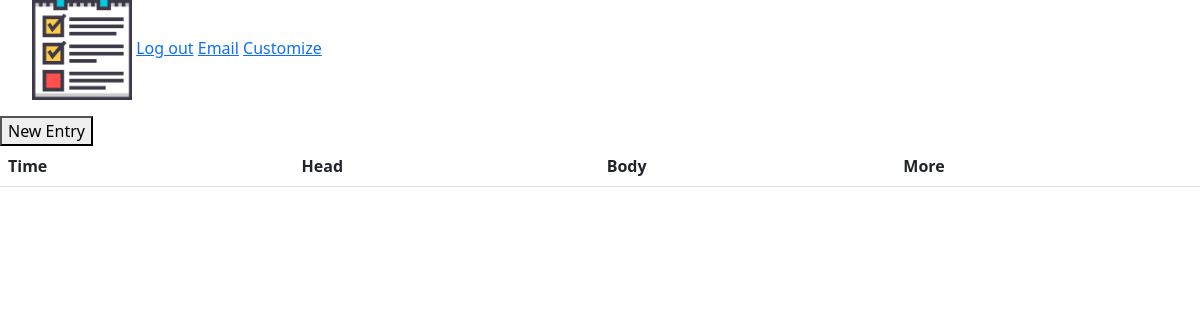
Before: / (signed in) with the older database file.
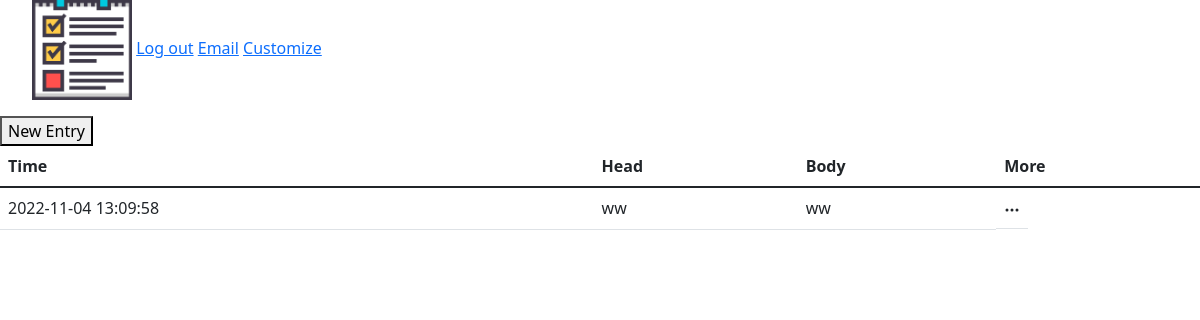
After: the same page with the newer database file.
### tables this page shows
CREATE TABLE notes(id INTEGER PRIMARY KEY AUTOINCREMENT,user_id INTEGER NOT NULL,head TEXT NOT NULL,body TEXT NOT NULL, tag TEXT NOT NULL, time TIMESTAMP DEFAULT CURRENT_TIMESTAMP, FOREIGN KEY (user_id) REFERENCES users(id));

### app.py (the view)
@app.route("/")
@login_required
def index():
    list = db.execute('SELECT * FROM notes WHERE user_id = ? ORDER BY time DESC', session['user_id'])
    urgents = []
    entries = []
    used = []
    lists = []
    for dict in list:
        if dict['tag'] == 'urgent':
            urgents.append(dict)
        if dict['tag'] == 'entry':
            entries.append(dict)
        if dict['tag'] == 'done':
            used.append(dict)
    lists[len(lists):] = urgents
    lists[len(lists):] = entries
    lists[len(lists):] = used
    return render_template('index.html', list=lists)

### app.py (called while the page is built)
def login_required(f):
   @wraps(f)
   def decorated_function(*args, **kwargs):
       if session.get("user_id") is None:
           return redirect("/login")
       return f(*args, **kwargs)
   return decorated_function

### templates/index.html (shortened to what this page needs)
{% extends 'layout.html' %}
{% block main %}
<form action="/entry" method="get">
    <button type="submit">New Entry</button>
</form>
<table class="table">
    <thead>
        <tr>
            <th>Time</th>
            <th>Head</th>
            <th>Body</th>
            <th>More</th>
        </tr>
    </thead>
    <tbody>
        {% for dict in list%}
            <tr class="rows" class="{{dict['tag']}}">
                <td class="timebox"><div>{{dict['time']}}</div></td>
                <td class="headbox"><div>{{dict['head']}}</div></td>
                <td class="bodybox"><div>{{dict['body']}}</div></td>
                <td class="dropdown" class="menu"><svg  xmlns="http://www.w3.org/2000/svg" width="16" height="16" fill="currentColor" class="bi bi-three-dots" viewBox="0 0 16 16">
                    <path d="M3 9.5a1.5 1.5 0 1 1 0-3 1.5 1.5 0 0 1 0 3zm5 0a1.5 1.5 0 1 1 0-3 1.5 1.5 0 0 1 0 3zm5 0a1.5 1.5 0 1 1 0-3 1.5 1.5 0 0 1 0 3z"/>
                  </svg> </td>
            </tr>
        {% endfor %}
    </tbody>
</table>
{% endblock %}

### templates/layout.html (shortened to what this page needs)
<!DOCTYPE html>
<html lang="en">
    <head>
        <link href="https://cdn.jsdelivr.net/npm/bootstrap@5.1.3/dist/css/bootstrap.min.css" rel="stylesheet">
        <link rel="stylesheet" href="/static/css/style.css">
    </head>
    <body>
            <div>
                <div>
                    <ul>
                        <li><a href="/"><img src="/static/icon.png"height="100" width="100"></a></li>
                    {% if session["user_id"] %}
                            <li><a href="/logout">Log out</a></li>
                            <li><a href="/email">Email</a></li>
                            <li><a href="/customize">Customize</a></li>
                    {% else %}
                            <li><a href="/register">Register</a></li>
                            <li><a href="/login">Log In</a></li>
                    {% endif %}
                    </ul>
                </div>
            </div>
        <main>
            {% block main %}{% endblock %}
        </main>
    </body>
</html>

### static/css/style.css (style rules this page uses)
.dropdown { position: relative; display: inline-block; }
li { display: inline; }

Changed rows visible on the page:
added notes: time "2022-11-04 13:09:58", head "ww", body "ww"
